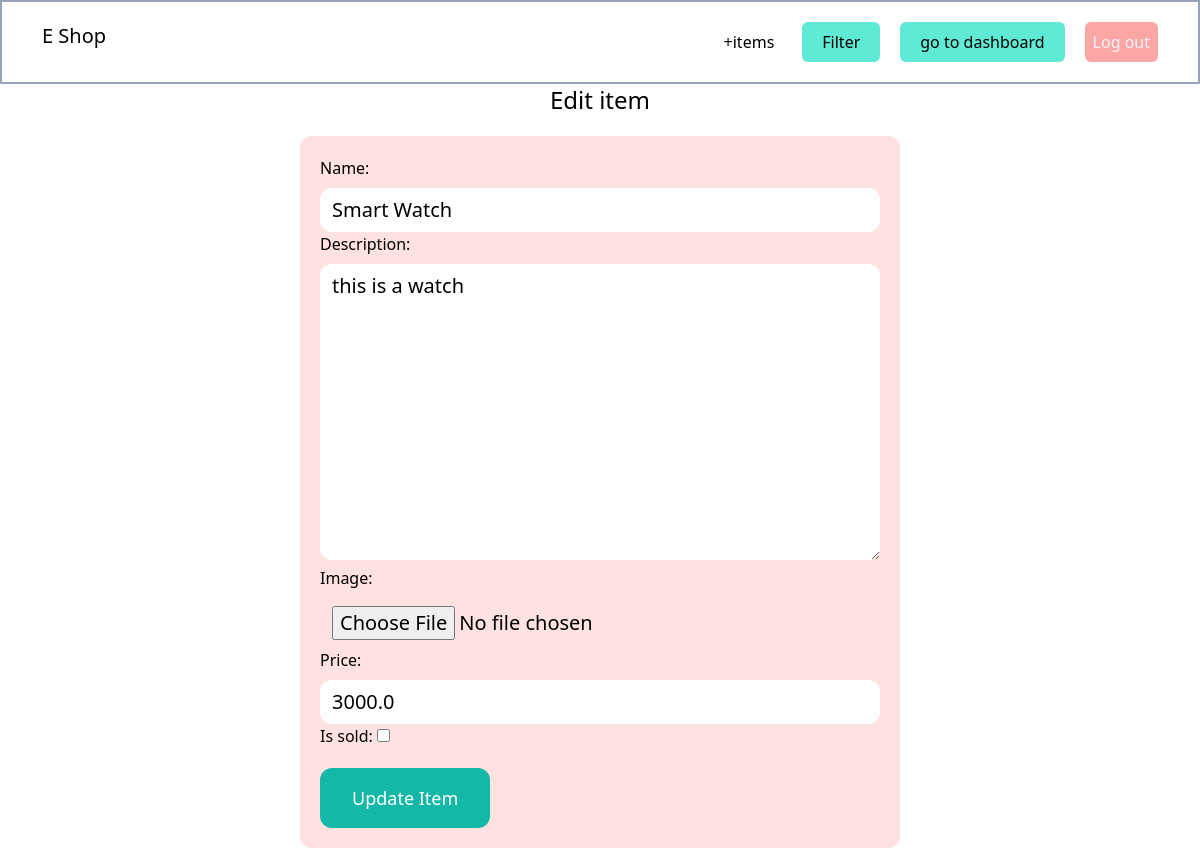
Page /items/8/edit/ (signed in) on the committed database.
### item/models.py (models this page shows, shortened)
class Items(models.Model):
    Name = models.CharField(max_length=200)
    category = models.ForeignKey(Category, related_name='items', on_delete=models.CASCADE)
    description = models.TextField(blank=True, null=True)
    price = models.FloatField()
    image = models.ImageField(upload_to='product_images', blank=True, null=True)
    is_sold = models.BooleanField(default=False)
    created_at = models.DateTimeField(auto_now_add=True)
    created_by = models.ForeignKey(User, related_name = 'items', on_delete=models.CASCADE)
    class Meta:
        ordering = ['Name']
        verbose_name_plural = 'Items'

### item/views.py (the view)
# urls.py: path('<int:pk>/edit/', views.edit, name='edit'),
@login_required
def edit(request, pk):
    item = get_object_or_404(Items, pk=pk, created_by=request.user)
    if request.method == 'POST':
        form = EditItemForm(request.POST, request.FILES,instance=item)
        if form.is_valid():
            item.save()
            return redirect('item:detail', pk=item.id)
    else:
        form = EditItemForm(instance=item)
    return render(request, 'item/form.html', {
        'form': form,
        'title':'Edit item'
        })

### item/forms.py
class EditItemForm(forms.ModelForm):
    class Meta:
        model= Items
        fields = ('Name', 'description', 'image','price','is_sold')
        widgets ={
            'Name': forms.TextInput(attrs={'class':FORM_INPUT_CLASS}),
            'description': forms.Textarea(attrs={'class':FORM_INPUT_CLASS}),
            'image': forms.FileInput(attrs={'class':FORM_INPUT_CLASS}),
            'price': forms.TextInput(attrs={'class':FORM_INPUT_CLASS}),
        }

### item/templates/item/form.html (shortened to what this page needs)
{% extends 'mainapp/base.html' %}
{% block content %}
<h1 class="mb-5 text-2xl text-center">{{title}}</h1>
<form method="post" action="." enctype="multipart/form-data">
    <div class="w-1/2 mx-auto p-5 bg-red-100 rounded-xl">
        <div class="mx-auto w-full">
            {{ form.as_p }}
        </div>
        <button class="mt-5 py-4 px-8 text-lg bg-teal-500 hover:bg-teal-700 rounded-xl text-white">
            {% if form.new %}
                Create Item
            {% else %}
                Update Item
            {% endif %}
        </button>
    </div>
</form>
{% endblock%}

### rows in the picture
Items: Name "Smart Watch", description "this is a watch", price "3000.0"

### other values in the picture
{{ title }} "Edit item"
